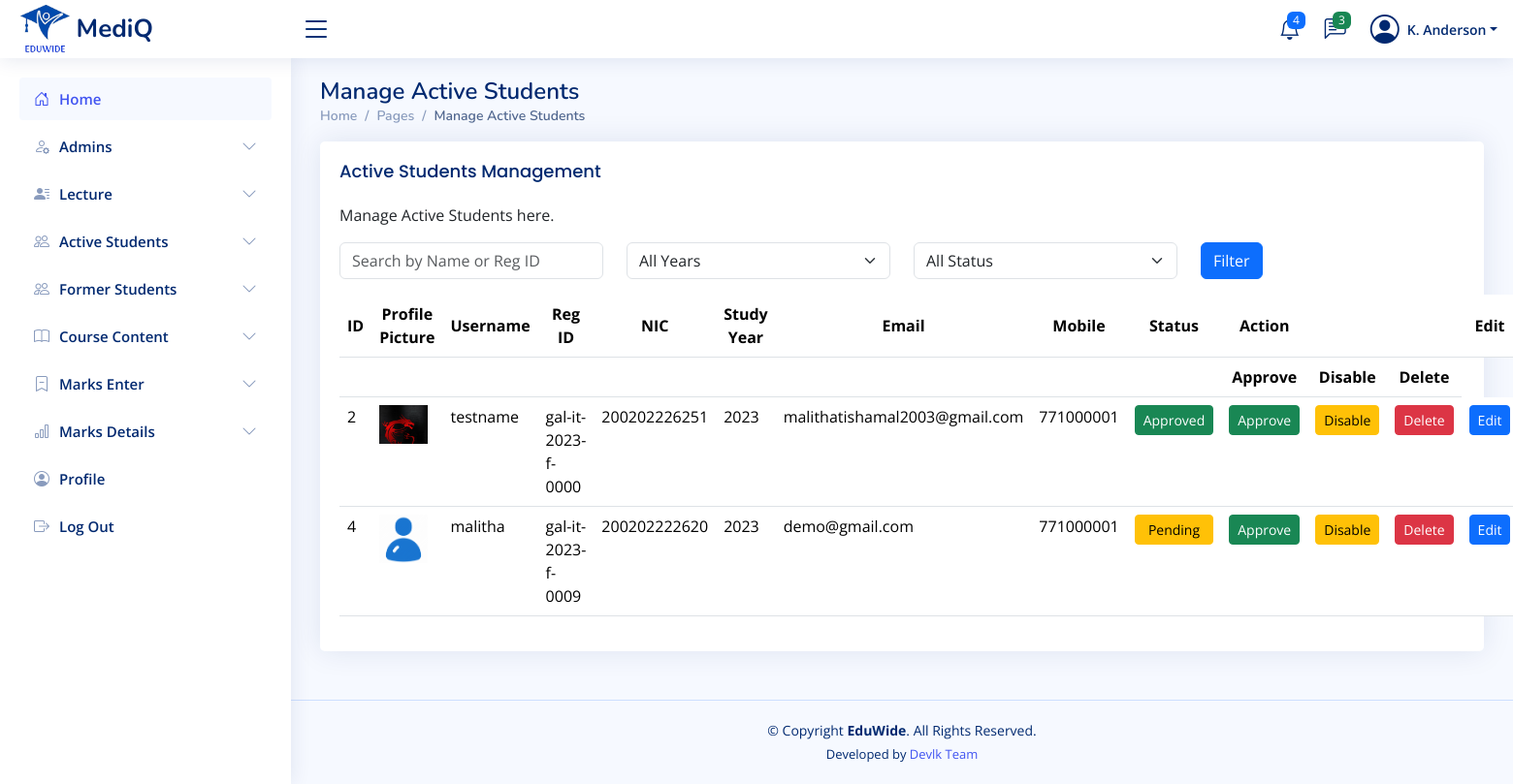
The app's page /admin/manage-students.php?study_year=2023 (signed in) with its own data.
### tables this page shows
CREATE TABLE `students` (
  `id` int(11) NOT NULL,
  `username` varchar(100) NOT NULL,
  `reg_id` varchar(100) NOT NULL,
  `nic` varchar(20) NOT NULL,
  `study_year` int(11) NOT NULL,
  `email` varchar(100) NOT NULL,
  `mobile` varchar(15) NOT NULL,
  `facebook` varchar(200) NOT NULL,
  `github` varchar(200) NOT NULL,
  `blog` varchar(200) NOT NULL,
  `linkedin` varchar(200) NOT NULL,
  `password` varchar(255) NOT NULL,
  `profile_picture` varchar(255) DEFAULT 'uploads/profile_pictures/default.png',
  `created_at` timestamp NOT NULL DEFAULT current_timestamp(),
  `status` varchar(20) DEFAULT 'pending'
);

### admin/manage-students.php (the view, shortened to what this page needs)
<?php
require_once '../includes/db-conn.php';
$search = isset($_GET['search']) ? $_GET['search'] : '';
$study_year = isset($_GET['study_year']) ? $_GET['study_year'] : '';
$sql = "SELECT * FROM students WHERE 1";
if ($study_year !== '') {
    $sql .= " AND study_year = '$study_year'";
}
$result = $conn->query($sql);
?>
<!DOCTYPE html>
<html lang="en">
<head>
    <?php include_once("../includes/css-links-inc.php"); ?>
</head>
<body>
    <?php include_once("../includes/header.php") ?>
    <?php include_once("../includes/sadmin-sidebar.php") ?>
    <main id="main" class="main">
        <div class="pagetitle">
            <h1>Manage Active Students</h1>
            <nav>
                <ol class="breadcrumb">
                    <li class="breadcrumb-item"><a href="index.html">Home</a></li>
                    <li class="breadcrumb-item">Pages</li>
                    <li class="breadcrumb-item active">Manage Active Students</li>
                </ol>
            </nav>
        </div>
        <section class="section">
            <div class="row">
                <div class="col-lg-12">
                    <div class="card">
                        <div class="card-body">
                            <h5 class="card-title">Active Students Management</h5>
                            <p>Manage Active Students here.</p>
                            <form method="GET" action="">
                                <div class="row mb-3">
                                    <div class="col-md-3">
                                        <input type="text" name="search" class="form-control" placeholder="Search by Name or Reg ID" value="<?php echo htmlspecialchars($search); ?>">
                                    </div>
                                    <div class="col-md-3">
                                        <select name="study_year" class="form-select">
                                            <option value="">All Years</option>
                                        </select>
                                    </div>
                                    <div class="col-md-3">
                                        <select name="status" class="form-select">
                                            <option value="">All Status</option>
                                        </select>
                                    </div>
                                    <div class="col-md-3">
                                        <button type="submit" class="btn btn-primary">Filter</button>
                                    </div>
                                </div>
                            </form>
                            <table class="table datatable">
                                <thead class="align-middle text-center">
                                    <tr>
                                        <th>ID</th>
                                        <th>Profile Picture</th>
                                        <th>Username</th>
                                        <th>Reg ID</th>
                                        <th>NIC</th>
                                        <th>Study Year</th>
                                        <th>Email</th>
                                        <th>Mobile</th>
                                        <th>Status</th>
                                        <th>Action</th>
                                        <th></th>
                                        <th></th>
                                        <th>Edit</th>
                                    </tr>
                                    <tr>
                                        <th colspan="9" class="text-center"></th>
                                        <th class="text-center">Approve</th>
                                        <th class="text-center">Disable</th>
                                        <th class="text-center">Delete</th>
                                    </tr>
                                </thead>
                                <tbody>
                                    <?php
                                    if ($result->num_rows > 0) {
                                        while ($row = $result->fetch_assoc()) {
                                            echo "<tr>";
                                            echo "<td>" . $row['id'] . "</td>";
                                            echo " <td><img src='../" . $row["profile_picture"] . "' alt='Profile' width='50'></td>";
                                            echo "<td>" . $row['username'] . "</td>";
                                            echo "<td>" . $row['reg_id'] . "</td>";
                                            echo "<td>" . $row['nic'] . "</td>";
                                            echo "<td>" . $row['study_year'] . "</td>";
                                            echo "<td>" . $row['email'] . "</td>";
                                            echo "<td>" . $row['mobile'] . "</td>";
                                            echo "<td>";
                                            $status = strtolower($row['status']);
                                            if ($status === 'active' || $status === 'approved') {
                                                echo "<span class='btn btn-success btn-sm w-100 text-center'>Approved</span>";
                                            } elseif ($status === 'disabled') {
                                                echo "<span class='btn btn-danger btn-sm w-100 text-center'>Disabled</span>";
                                            } elseif ($status === 'pending') {
                                                echo "<span class='btn btn-warning btn-sm w-100 text-center'>Pending</span>";
                                            } else {
                                                echo "<span class='btn btn-secondary btn-sm w-100 text-center'>" . ucfirst($row['status']) . "</span>";
                                            }
                                            echo "</td>";
                                            echo "<td class='text-center'>
                                                    <button class='btn btn-success btn-sm w-100 approve-btn' data-id='" . $row['id'] . "'>Approve</button>
                                                  </td>";
                                            echo "<td class='text-center'>
                                                    <button class='btn btn-warning btn-sm w-100 disable-btn' data-id='" . $row['id'] . "'>Disable</button>
                                                  </td>";
                                            echo "<td class='text-center'>
                                                    <button class='btn btn-danger btn-sm w-100 delete-btn' data-id='" . $row['id'] . "'>Delete</button>
                                                  </td>";
                                            echo "<td class='text-center'>
                                                    <a href='edit-student.php?id=" . $row['id'] . "' class='btn btn-primary btn-sm w-100'>Edit</a>
                                                  </td>";
                                            echo "</tr>";
                                        }
                                    } else {
                                        echo "<tr><td colspan='9' class='text-center'>No users found.</td></tr>";
                                    }
                                    ?>
                                </tbody>
                            </table>
                        </div>
                    </div>
                </div>
            </div>
        </section>
    </main>
    <?php include_once("../includes/footer.php") ?>
</body>
</html>

### assets/css/style.css (style rules this page uses)
:root { scroll-behavior: smooth; }
body { font-family: "Open Sans", sans-serif; background: #f6f9ff; color: #444444; }
h1, h2, h3, h4, h5, h6 { font-family: "Nunito", sans-serif; }
#main { margin-top: 60px; padding: 20px 30px; transition: all 0.3s; }
.pagetitle { margin-bottom: 10px; }
.pagetitle h1 { font-size: 24px; margin-bottom: 0; font-weight: 600; color: #012970; }
.card { margin-bottom: 30px; border: none; border-radius: 5px; box-shadow: 0px 0 30px rgba(1, 41, 112, 0.1); }
.card-title { padding: 20px 0 15px 0; font-size: 18px; font-weight: 500; color: #012970; font-family: "Poppins", sans-serif; }
.card-body { padding: 0 20px 20px 20px; }
.breadcrumb { font-size: 14px; font-family: "Nunito", sans-serif; color: #899bbd; font-weight: 600; }
.breadcrumb a { color: #899bbd; transition: 0.3s; }
.breadcrumb .breadcrumb-item::before { color: #899bbd; }
.breadcrumb .active { color: #51678f; font-weight: 600; }
@media (min-width: 1200px) { #main, #footer { margin-left: 300px; } }

### records on screen
students: id "2", profile_picture (picture), username "testname", reg "gal-it-2023-f-0000", nic "200202226251", study_year "2023", email "malithatishamal2003@gmail.com", mobile "771000001", status "Approved"
students: id "4", profile_picture (placeholder picture), username "malitha", reg "gal-it-2023-f-0009", nic "200202222620", study_year "2023", email "demo@gmail.com", mobile "771000001", status "Pending"
